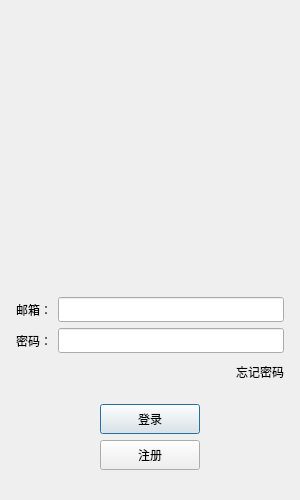
<?xml version="1.0" encoding="UTF-8"?>
<ui version="4.0">
 <class>LoginDialog</class>
 <widget class="QDialog" name="LoginDialog">
  <property name="geometry">
   <rect>
    <x>0</x>
    <y>0</y>
    <width>300</width>
    <height>500</height>
   </rect>
  </property>
  <property name="minimumSize">
   <size>
    <width>300</width>
    <height>500</height>
   </size>
  </property>
  <property name="maximumSize">
   <size>
    <width>300</width>
    <height>500</height>
   </size>
  </property>
  <property name="windowTitle">
   <string>Dialog</string>
  </property>
  <layout class="QVBoxLayout" name="verticalLayout_2">
   <item>
    <layout class="QVBoxLayout" name="verticalLayout">
     <property name="leftMargin">
      <number>5</number>
     </property>
     <property name="topMargin">
      <number>5</number>
     </property>
     <property name="rightMargin">
      <number>5</number>
     </property>
     <property name="bottomMargin">
      <number>5</number>
     </property>
     <item>
      <widget class="QLabel" name="err_tip">
       <property name="minimumSize">
        <size>
         <width>0</width>
         <height>25</height>
        </size>
       </property>
       <property name="maximumSize">
        <size>
         <width>16777215</width>
         <height>25</height>
        </size>
       </property>
       <property name="text">
        <string/>
       </property>
       <property name="alignment">
        <set>Qt::AlignCenter</set>
       </property>
      </widget>
     </item>
     <item>
      <widget class="QWidget" name="head_widget" native="true">
       <property name="minimumSize">
        <size>
         <width>200</width>
         <height>230</height>
        </size>
       </property>
       <layout class="QGridLayout" name="gridLayout">
        <item row="0" column="0">
         <widget class="QLabel" name="head_label">
          <property name="minimumSize">
           <size>
            <width>200</width>
            <height>200</height>
           </size>
          </property>
          <property name="maximumSize">
           <size>
            <width>200</width>
            <height>200</height>
           </size>
          </property>
          <property name="text">
           <string/>
          </property>
          <property name="alignment">
           <set>Qt::AlignCenter</set>
          </property>
         </widget>
        </item>
       </layout>
      </widget>
     </item>
     <item>
      <spacer name="verticalSpacer">
       <property name="orientation">
        <enum>Qt::Vertical</enum>
       </property>
       <property name="sizeHint" stdset="0">
        <size>
         <width>20</width>
         <height>40</height>
        </size>
       </property>
      </spacer>
     </item>
     <item>
      <layout class="QHBoxLayout" name="horizontalLayout">
       <item>
        <widget class="QLabel" name="email_label">
         <property name="minimumSize">
          <size>
           <width>0</width>
           <height>25</height>
          </size>
         </property>
         <property name="maximumSize">
          <size>
           <width>16777215</width>
           <height>25</height>
          </size>
         </property>
         <property name="text">
          <string>邮箱：</string>
         </property>
        </widget>
       </item>
       <item>
        <widget class="QLineEdit" name="email_edit">
         <property name="minimumSize">
          <size>
           <width>0</width>
           <height>25</height>
          </size>
         </property>
         <property name="maximumSize">
          <size>
           <width>16777215</width>
           <height>25</height>
          </size>
         </property>
        </widget>
       </item>
      </layout>
     </item>
     <item>
      <layout class="QHBoxLayout" name="horizontalLayout_2">
       <item>
        <widget class="QLabel" name="pass_label">
         <property name="minimumSize">
          <size>
           <width>0</width>
           <height>25</height>
          </size>
         </property>
         <property name="maximumSize">
          <size>
           <width>16777215</width>
           <height>25</height>
          </size>
         </property>
         <property name="text">
          <string>密码：</string>
         </property>
        </widget>
       </item>
       <item>
        <widget class="QLineEdit" name="pass_edit">
         <property name="minimumSize">
          <size>
           <width>0</width>
           <height>25</height>
          </size>
         </property>
         <property name="maximumSize">
          <size>
           <width>16777215</width>
           <height>25</height>
          </size>
         </property>
        </widget>
       </item>
      </layout>
     </item>
     <item>
      <layout class="QHBoxLayout" name="horizontalLayout_3">
       <item>
        <spacer name="horizontalSpacer">
         <property name="orientation">
          <enum>Qt::Horizontal</enum>
         </property>
         <property name="sizeHint" stdset="0">
          <size>
           <width>40</width>
           <height>20</height>
          </size>
         </property>
        </spacer>
       </item>
       <item>
        <widget class="ClickedLabel" name="forget_label">
         <property name="minimumSize">
          <size>
           <width>0</width>
           <height>25</height>
          </size>
         </property>
         <property name="maximumSize">
          <size>
           <width>16777215</width>
           <height>25</height>
          </size>
         </property>
         <property name="text">
          <string>忘记密码</string>
         </property>
        </widget>
       </item>
      </layout>
     </item>
     <item>
      <spacer name="verticalSpacer_2">
       <property name="orientation">
        <enum>Qt::Vertical</enum>
       </property>
       <property name="sizeHint" stdset="0">
        <size>
         <width>20</width>
         <height>40</height>
        </size>
       </property>
      </spacer>
     </item>
     <item>
      <layout class="QHBoxLayout" name="horizontalLayout_4">
       <item>
        <spacer name="horizontalSpacer_2">
         <property name="orientation">
          <enum>Qt::Horizontal</enum>
         </property>
         <property name="sizeHint" stdset="0">
          <size>
           <width>40</width>
           <height>20</height>
          </size>
         </property>
        </spacer>
       </item>
       <item>
        <widget class="QPushButton" name="login_btn">
         <property name="minimumSize">
          <size>
           <width>100</width>
           <height>30</height>
          </size>
         </property>
         <property name="maximumSize">
          <size>
           <width>100</width>
           <height>30</height>
          </size>
         </property>
         <property name="text">
          <string>登录</string>
         </property>
        </widget>
       </item>
       <item>
        <spacer name="horizontalSpacer_3">
         <property name="orientation">
          <enum>Qt::Horizontal</enum>
         </property>
         <property name="sizeHint" stdset="0">
          <size>
           <width>40</width>
           <height>20</height>
          </size>
         </property>
        </spacer>
       </item>
      </layout>
     </item>
     <item>
      <layout class="QHBoxLayout" name="horizontalLayout_5">
       <item>
        <spacer name="horizontalSpacer_4">
         <property name="orientation">
          <enum>Qt::Horizontal</enum>
         </property>
         <property name="sizeHint" stdset="0">
          <size>
           <width>40</width>
           <height>20</height>
          </size>
         </property>
        </spacer>
       </item>
       <item>
        <widget class="QPushButton" name="reg_btn">
         <property name="minimumSize">
          <size>
           <width>100</width>
           <height>30</height>
          </size>
         </property>
         <property name="maximumSize">
          <size>
           <width>100</width>
           <height>30</height>
          </size>
         </property>
         <property name="text">
          <string>注册</string>
         </property>
        </widget>
       </item>
       <item>
        <spacer name="horizontalSpacer_5">
         <property name="orientation">
          <enum>Qt::Horizontal</enum>
         </property>
         <property name="sizeHint" stdset="0">
          <size>
           <width>40</width>
           <height>20</height>
          </size>
         </property>
        </spacer>
       </item>
      </layout>
     </item>
     <item>
      <spacer name="verticalSpacer_3">
       <property name="orientation">
        <enum>Qt::Vertical</enum>
       </property>
       <property name="sizeHint" stdset="0">
        <size>
         <width>20</width>
         <height>40</height>
        </size>
       </property>
      </spacer>
     </item>
    </layout>
   </item>
  </layout>
 </widget>
 <customwidgets>
  <customwidget>
   <class>ClickedLabel</class>
   <extends>QLabel</extends>
   <header>clickedlabel.h</header>
  </customwidget>
 </customwidgets>
 <resources/>
 <connections/>
</ui>
